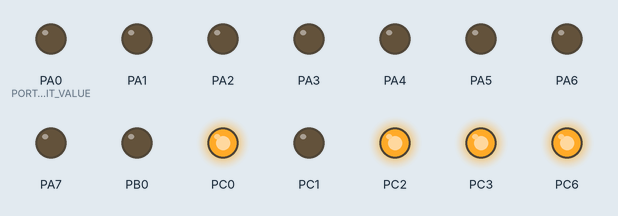
The program below on a simulated ATmega32, built with avr-gcc and emulated at 8 MHz. Parts: output pins drawn as LEDs (lit = HIGH). Pins used as bus, display or sensor lines are not drawn. At 0.1 s the program stops and its outputs stay as they are.

Above: at 0.1 s.
Timing chart, 0 to 1.6 s (numbered marks = the images above):
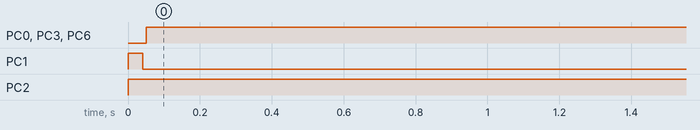

Measured:
- by itself, PC0, PC3, PC6: LOW → HIGH at 0.05 s
- by itself, PC1: LOW → HIGH at 0.00 s, → LOW 0.04 s later
- by itself, PC2: LOW → HIGH at 0.00 s

The program:

main.c
```c
#include "STD_TYPES.h"
#include "BIT_MATH.h"
#include "DIO_interface.h"
#include "CLCD.h"
#include "PORT_interface.h"


void CLCD_voidGoToRowCol(u8 copy_u8Row,u8 copy_u8Col)
{
	u8 Local_u8Address;
	if (copy_u8Row==0)  /*This mean you are in first line*/
	{
		Local_u8Address =copy_u8Col;
	}
	else if (copy_u8Row==1) /*This mean you are in second line*/
	{
		Local_u8Address = 	copy_u8Col + 0x40;
	}
	/*Send command to MC to write instructions*/
	CLCD_uint8SendCommand(Local_u8Address+128);/*+128 because we want to set the 2^7 bit and 128 equal to 10000000 by binary*/
}

void main(void)
{

	PORT_voidInit();
	CLCD_voidInit();

	CLCD_voidGoToRowCol(0,0);
	CLCD_uint8SendData('M');


	while(1)
	{

	}


}
```

CLCD.c
```c
#include "CLCD.h"
#include "DIO_interface.h"
#include <util/delay.h>


void CLCD_voidInit(void)
{
	_delay_ms(40);
	CLCD_uint8SendCommand(CLCD_2Lines_F5x7);
	CLCD_uint8SendCommand(CLCD_Cursor_OFF);
	CLCD_uint8SendCommand(1);


}
CLCD_State CLCD_uint8SendData(uint8_t copy_uint8Data)
{
	/*  RS ---> 1 to send data*/
	DIO_u8SetPinValue(CLCD_CTRLPort,CLCD_RS_PIN,DIO_u8PIN_HIGH);
	/* CLR RW PIN*/
	DIO_u8SetPinValue(CLCD_CTRLPort,CLCD_RW_PIN,DIO_u8PIN_LOW);
	/*Display data on CGRAM*/
	DIO_u8SetPortValue(CLCD_DataPort,copy_uint8Data);
	/*Enable Pulse*/
//	DIO_u8SetPinValue(CLCD_CTRLPort,CLCD_E_PIN,DIO_u8PIN_LOW);
	DIO_u8SetPinValue(CLCD_CTRLPort,CLCD_E_PIN,DIO_u8PIN_HIGH);
	_delay_ms(2);
	DIO_u8SetPinValue(CLCD_CTRLPort,CLCD_E_PIN,DIO_u8PIN_LOW);
	return CLCD_NoError;
}
CLCD_State CLCD_uint8SendCommand(uint8_t copy_uint8Commend)
{


	/*  RS ---> 0 to send data*/
		DIO_u8SetPinValue(CLCD_CTRLPort,CLCD_RS_PIN,DIO_u8PIN_LOW);
		/* CLR RW PIN*/
		DIO_u8SetPinValue(CLCD_CTRLPort,CLCD_RW_PIN,DIO_u8PIN_LOW);
		/*send commend on CGRAM*/
		DIO_u8SetPortValue(CLCD_DataPort,copy_uint8Commend);
		/*Enable Pulse*/
//		DIO_u8SetPinValue(CLCD_CTRLPort,CLCD_E_PIN,DIO_u8PIN_LOW);
		DIO_u8SetPinValue(CLCD_CTRLPort,CLCD_E_PIN,DIO_u8PIN_HIGH);
		_delay_ms(2);
		DIO_u8SetPinValue(CLCD_CTRLPort,CLCD_E_PIN,DIO_u8PIN_LOW);
		return CLCD_NoError;
}
```

CLCD.h
```c
/*
 * *****************Author : Mustafa Hafez*************
 * ******************Component: CLCD*******************
 * *******************Version: V1.0********************
 * */


#ifndef CLCD_H
#define CLCD_H

#include "DIO_interface.h"

typedef unsigned char  uint8_t;


/*-------------CLCD PINS------------------*/

#define CLCD_DataPort	DIO_u8PORTC

#define CLCD_CTRLPort	DIO_u8PORTD
#define CLCD_RS_PIN		DIO_u8PIN0
#define CLCD_RW_PIN		DIO_u8PIN1
#define CLCD_E_PIN		DIO_u8PIN2

/*----------------------------------------*/


/*-------------CLCD OPTIONS------------------*/

#define CLCD_2Lines_F5x7		    0b00111000
#define CLCD_2Lines_F5x10		    0b00111100
#define CLCD_1Lines_F5x7		    0b00110000
#define CLCD_1Lines_F5x10		    0b00110100

#define CLCD_Cursor_ON_BLINK	    0b00001111
#define CLCD_Cursor_ON_No_BLINK	    0b00001110
#define CLCD_Cursor_OFF			    0b00001100


/*----------------------------------------*/


typedef enum {
	CLCD_NoError,
	CLCD_InitError,
	CLCD_CommendError,
	CLCD_DataError
}CLCD_State;


void CLCD_voidInit(void);
CLCD_State CLCD_uint8SendData(uint8_t copy_uint8Data);
CLCD_State CLCD_uint8SendCommand(uint8_t copy_uint8Commend);


#endif
```

BIT_MATH.h
```c
#ifndef _BIT_MATH_H
#define _BIT_MATH_H

#define SET_BIT(VAR,BITNO) (VAR) |=  (1 << (BITNO))
#define CLR_BIT(VAR,BITNO) (VAR) &= ~(1 << (BITNO))
#define TOG_BIT(VAR,BITNO) (VAR) ^=  (1 << (BITNO))
#define GET_BIT(VAR,BITNO) (((VAR) >> (BITNO)) & 0x01)


#endif
```

DIO_config.h
```c

```

DIO_interface.h
```c
/***********************************************************************************************////////////
/***********************************************************************************************//////////
/**********************************    Author:  Mustafa Hafez    *******************************////////
/**********************************    Layer:   MCAL             *******************************//////
/**********************************    SWC:     DIO              *******************************////
/**********************************    Version: 1.0              *******************************///

#ifndef DIO_INTERFACE_H_
#define DIO_INTERFACE_H_

#include "STD_TYPES.h"
/*set pin direction*/
#define DIO_u8PIN_OUTPUT 1
#define DIO_u8PIN_INPUT  0


/*set port as input or output*/
#define DIO_u8PORT_OUTPUT 0xFF
#define DIO_u8PORT_INPUT  0x00


/*set pin value*/
#define DIO_u8PIN_HIGH  1
#define DIO_u8PIN_LOW   0

/*set port as high or low*/

#define DIO_u8PORT_HIGH  0xFF
#define DIO_u8PORT_LOW   0x00

/*SET PORT*/

#define DIO_u8PORTA     0
#define DIO_u8PORTB     1
#define DIO_u8PORTC     2
#define DIO_u8PORTD     3

#define DIO_u8PIN0      0
#define DIO_u8PIN1      1
#define DIO_u8PIN2      2
#define DIO_u8PIN3      3
#define DIO_u8PIN4      4
#define DIO_u8PIN5      5
#define DIO_u8PIN6      6
#define DIO_u8PIN7      7


u8 DIO_u8SetPinDirecton(u8 copy_u8Port,u8 copy_u8Pin,u8 copy_u8Direction);
u8 DIO_u8SetPortDirecton(u8 copy_u8Port,u8 copy_u8Direction);


u8 DIO_u8SetPinValue(u8 copy_u8Port,u8 copy_u8Pin,u8 copy_u8Value);
u8 DIO_u8SetPortValue(u8 copy_u8Port,u8 copy_u8Value);

u8 DIO_u8GetPinValue(u8 copy_u8Port,u8 copy_u8Pin,u8* copy_pu8Value);


#endif
```

DIO_private.h
```c

```

DIO_program.c
```c
#include "STD_TYPES.h"
#include "BIT_MATH.h"
#include "DIO_config.h"
#include "DIO_interface.h"
#include "DIO_private.h"
#include "DIO_register.h"


u8 DIO_u8SetPinDirecton(u8 copy_u8Port,u8 copy_u8Pin,u8 copy_u8Direction)
{
	u8 Local_u8ErorrState=0;

	if (copy_u8Pin<=7)
	{
		if (copy_u8Direction== DIO_u8PIN_INPUT)
		{
			switch(copy_u8Port)
			{
			case DIO_u8PORTA: CLR_BIT(DDRA,copy_u8Pin);break;
			case DIO_u8PORTB: CLR_BIT(DDRB,copy_u8Pin);break;
			case DIO_u8PORTC: CLR_BIT(DDRC,copy_u8Pin);break;
			case DIO_u8PORTD: CLR_BIT(DDRD,copy_u8Pin);break;
			default: Local_u8ErorrState =1;
			}
		}
		else if(copy_u8Direction==DIO_u8PIN_OUTPUT)
		{
			switch(copy_u8Port)
			{
			case DIO_u8PORTA: SET_BIT(DDRA,copy_u8Pin);break;
			case DIO_u8PORTB: SET_BIT(DDRB,copy_u8Pin);break;
			case DIO_u8PORTC: SET_BIT(DDRC,copy_u8Pin);break;
			case DIO_u8PORTD: SET_BIT(DDRD,copy_u8Pin);break;
			default: Local_u8ErorrState =1;
			}
		}
		else
		{
			Local_u8ErorrState = 1;
		}
	}
	else
	{
		Local_u8ErorrState = 1;
	}

	return Local_u8ErorrState;
}
/*________________________________________________________________________*/
u8 DIO_u8SetPortDirecton(u8 copy_u8Port,u8 copy_u8Direction)
{
	u8 Local_u8ErorrState=0;
	switch(copy_u8Port)
	{
	case DIO_u8PORTA: DDRA =copy_u8Direction;break;
	case DIO_u8PORTB: DDRB =copy_u8Direction;break;
	case DIO_u8PORTC: DDRC =copy_u8Direction;break;
	case DIO_u8PORTD: DDRD =copy_u8Direction;break;
	default: Local_u8ErorrState=1;
	}

	return Local_u8ErorrState;

}

/*________________________________________________________________________*/

u8 DIO_u8SetPinValue(u8 copy_u8Port,u8 copy_u8Pin,u8 copy_u8Value)
{
	u8 Local_u8ErorrState=0;
	if(copy_u8Pin<=7)
	{
		if(copy_u8Value==DIO_u8PIN_LOW)
		{
			switch(copy_u8Port)
			{
			case DIO_u8PORTA: CLR_BIT(PORTA,copy_u8Pin);break;
			case DIO_u8PORTB: CLR_BIT(PORTB,copy_u8Pin);break;
			case DIO_u8PORTC: CLR_BIT(PORTC,copy_u8Pin);break;
			case DIO_u8PORTD: CLR_BIT(PORTD,copy_u8Pin);break;
			default: Local_u8ErorrState =1;
			}
		}
		else if (copy_u8Value==DIO_u8PIN_HIGH)
		{
			switch(copy_u8Port)
			{
			case DIO_u8PORTA: SET_BIT(PORTA,copy_u8Pin);break;
			case DIO_u8PORTB: SET_BIT(PORTB,copy_u8Pin);break;
			case DIO_u8PORTC: SET_BIT(PORTC,copy_u8Pin);break;
			case DIO_u8PORTD: SET_BIT(PORTD,copy_u8Pin);break;
			default: Local_u8ErorrState =1;
			}
		}
		else
		{
			Local_u8ErorrState =1;
		}

	}
	else
	{
		Local_u8ErorrState = 1;
	}


	return Local_u8ErorrState;
}
/*_______________________________________________________________________*/
u8 DIO_u8SetPortValue(u8 copy_u8Port,u8 copy_u8Value)
{
	u8 Local_u8ErorrState=0;
		switch(copy_u8Port)
		{
		case DIO_u8PORTA: PORTA =copy_u8Value;break;
		case DIO_u8PORTB: PORTB =copy_u8Value;break;
		case DIO_u8PORTC: PORTC =copy_u8Value;break;
		case DIO_u8PORTD: PORTD =copy_u8Value;break;
		default: Local_u8ErorrState=1;
		}

		return Local_u8ErorrState;

}

u8 DIO_u8GetPinValue(u8 copy_u8Port,u8 copy_u8Pin,u8* copy_pu8Value)
{
u8 Local_u8ErorrState=0;
if(copy_u8Pin<=DIO_u8PIN7 && *copy_pu8Value!=NULL)
{
	switch(copy_u8Port)
	{
	case DIO_u8PORTA:*copy_pu8Value = GET_BIT(PINA,copy_u8Pin);break;
	case DIO_u8PORTB:*copy_pu8Value = GET_BIT(PINB,copy_u8Pin);break;
	case DIO_u8PORTC:*copy_pu8Value = GET_BIT(PINC,copy_u8Pin);break;
	case DIO_u8PORTD:*copy_pu8Value = GET_BIT(PIND,copy_u8Pin);break;
	default: Local_u8ErorrState=1;
	}
}
else
{
	Local_u8ErorrState = 1;
}
return Local_u8ErorrState;

}
```

DIO_register.h
```c
/***********************************************************************************************////////////
/***********************************************************************************************//////////
/**********************************    Author:  Mustafa Hafez    *******************************////////
/**********************************    Layer:   MCAL             *******************************//////
/**********************************    SWC:     DIO              *******************************////
/**********************************    Version: 1.0              *******************************///
/***********************************************************************************************/

#ifndef DIO_REGISTER_H_
#define DIO_REGISTER_H_


#define  PORTA  			*((volatile u8*) 0X3B  )
#define  DDRA  				*((volatile u8*) 0X3A  )
#define  PINA 				*((volatile u8*) 0X39  )


#define  PORTB 				*((volatile u8*) 0X38  )
#define  DDRB 				*((volatile u8*) 0X37  )
#define  PINB  				*((volatile u8*) 0X36  )


#define  PORTC  			*((volatile u8*) 0X35  )
#define  DDRC  				*((volatile u8*) 0X34  )
#define  PINC  				*((volatile u8*) 0X33  )


#define  PORTD  			*((volatile u8*) 0X32  )
#define  DDRD  				*((volatile u8*) 0X31  )
#define  PIND  				*((volatile u8*) 0X30  )


#endif
```

PORT_config.h
```c
/***********************************************************************************************////////////
/***********************************************************************************************//////////
/**********************************    Author:  Mustafa Hafez    *******************************////////
/**********************************    Layer:   MCAL             *******************************//////
/**********************************    SWC:     PORT              *******************************////
/**********************************    Version: 1.0              *******************************///

#ifndef PORT_CONFIG_H_
#define	PORT_CONFIG_H_

#define INPUT				   0
#define OUTPUT				   1


#define PORTA_PIN0_DIR         OUTPUT
#define PORTA_PIN1_DIR         OUTPUT
#define PORTA_PIN2_DIR         OUTPUT
#define PORTA_PIN3_DIR         OUTPUT
#define PORTA_PIN4_DIR         OUTPUT
#define PORTA_PIN5_DIR         OUTPUT
#define PORTA_PIN6_DIR         OUTPUT
#define PORTA_PIN7_DIR         OUTPUT

/*CLCD*/
#define PORTB_PIN0_DIR         OUTPUT
#define PORTB_PIN1_DIR         OUTPUT
#define PORTB_PIN2_DIR         OUTPUT
#define PORTB_PIN3_DIR         OUTPUT
#define PORTB_PIN4_DIR         OUTPUT
#define PORTB_PIN5_DIR         OUTPUT
#define PORTB_PIN6_DIR         OUTPUT
#define PORTB_PIN7_DIR         OUTPUT


#define PORTC_PIN0_DIR         OUTPUT
#define PORTC_PIN1_DIR         OUTPUT
#define PORTC_PIN2_DIR         OUTPUT
#define PORTC_PIN3_DIR         OUTPUT
#define PORTC_PIN4_DIR         OUTPUT
#define PORTC_PIN5_DIR         OUTPUT
#define PORTC_PIN6_DIR         OUTPUT
#define PORTC_PIN7_DIR         OUTPUT

/*RX --> PD0 --> Input
 *TX --> PD1 --> Output */


#define PORTD_PIN0_DIR         OUTPUT
#define PORTD_PIN1_DIR         OUTPUT
#define PORTD_PIN2_DIR         OUTPUT
#define PORTD_PIN3_DIR         OUTPUT
#define PORTD_PIN4_DIR         OUTPUT
#define PORTD_PIN5_DIR         OUTPUT
#define PORTD_PIN6_DIR         OUTPUT
#define PORTD_PIN7_DIR         OUTPUT

/* If DDR is input Then, 0 for floating But 1 for pulled-up*/
/* If DDR is output Then, 0 for Low But 1 for High        */

#define PORTA_PIN0_INIT_VALUE    0
#define PORTA_PIN1_INIT_VALUE    0
#define PORTA_PIN2_INIT_VALUE    0
#define PORTA_PIN3_INIT_VALUE    0
#define PORTA_PIN4_INIT_VALUE    0
#define PORTA_PIN5_INIT_VALUE    0
#define PORTA_PIN6_INIT_VALUE    0
#define PORTA_PIN7_INIT_VALUE    0


#define PORTB_PIN0_INIT_VALUE    0
#define PORTB_PIN1_INIT_VALUE    0
#define PORTB_PIN2_INIT_VALUE    0
#define PORTB_PIN3_INIT_VALUE    0
#define PORTB_PIN4_INIT_VALUE    0
#define PORTB_PIN5_INIT_VALUE    0
#define PORTB_PIN6_INIT_VALUE    0
#define PORTB_PIN7_INIT_VALUE    0


#define PORTC_PIN0_INIT_VALUE    0
#define PORTC_PIN1_INIT_VALUE    1
#define PORTC_PIN2_INIT_VALUE    1
#define PORTC_PIN3_INIT_VALUE    0
#define PORTC_PIN4_INIT_VALUE    0
#define PORTC_PIN5_INIT_VALUE    0
#define PORTC_PIN6_INIT_VALUE    0
#define PORTC_PIN7_INIT_VALUE    0


#define PORTD_PIN0_INIT_VALUE    0
#define PORTD_PIN1_INIT_VALUE    0
#define PORTD_PIN2_INIT_VALUE    0
#define PORTD_PIN3_INIT_VALUE    0
#define PORTD_PIN4_INIT_VALUE    0
#define PORTD_PIN5_INIT_VALUE    0
#define PORTD_PIN6_INIT_VALUE    0
#define PORTD_PIN7_INIT_VALUE    0


#endif
```

PORT_interface.h
```c
/***********************************************************************************************////////////
/***********************************************************************************************//////////
/**********************************    Author:  Mustafa Hafez    *******************************////////
/**********************************    Layer:   MCAL             *******************************//////
/**********************************    SWC:     PORT              *******************************////
/**********************************    Version: 1.0              *******************************///

#ifndef PORT_INTERFACE_H_
#define	PORT_INTERFACE_H_


void PORT_voidInit(void);


#endif
```

PORT_private.h
```c
/***********************************************************************************************////////////
/***********************************************************************************************//////////
/**********************************    Author:  Mustafa Hafez    *******************************////////
/**********************************    Layer:   MCAL             *******************************//////
/**********************************    SWC:     PORT              *******************************////
/**********************************    Version: 1.0              *******************************///

#ifndef PORT_PRIVATE_H_
#define	PORT_PRIVATE_H_

#define CONC(b7,b6,b5,b4,b3,b2,b1,b0)			CONC_HELPER(b7,b6,b5,b4,b3,b2,b1,b0)

#define CONC_HELPER(b7,b6,b5,b4,b3,b2,b1,b0)	0b##b0##b1##b2##b3##b4##b5##b6##b7

#define PORTA_DIR								CONC(PORTA_PIN0_DIR,PORTA_PIN1_DIR,PORTA_PIN2_DIR,PORTA_PIN3_DIR,PORTA_PIN4_DIR,PORTA_PIN5_DIR,PORTA_PIN6_DIR,PORTA_PIN7_DIR)
#define PORTB_DIR								CONC(PORTB_PIN0_DIR,PORTB_PIN1_DIR,PORTB_PIN2_DIR,PORTB_PIN3_DIR,PORTB_PIN4_DIR,PORTB_PIN5_DIR,PORTB_PIN6_DIR,PORTB_PIN7_DIR)
#define PORTC_DIR								CONC(PORTC_PIN0_DIR,PORTC_PIN1_DIR,PORTC_PIN2_DIR,PORTC_PIN3_DIR,PORTC_PIN4_DIR,PORTC_PIN5_DIR,PORTC_PIN6_DIR,PORTC_PIN7_DIR)
#define PORTD_DIR								CONC(PORTD_PIN0_DIR,PORTD_PIN1_DIR,PORTD_PIN2_DIR,PORTD_PIN3_DIR,PORTD_PIN4_DIR,PORTD_PIN5_DIR,PORTD_PIN6_DIR,PORTD_PIN7_DIR)


#define PORTA_INIT_VALUE						CONC(PORTA_PIN0_INIT_VALUE,PORTA_PIN1_INIT_VALUE,PORTA_PIN2_INIT_VALUE,PORTA_PIN3_INIT_VALUE,PORTA_PIN4_INIT_VALUE,PORTA_PIN5_INIT_VALUE,PORTA_PIN6_INIT_VALUE,PORTA_PIN7_INIT_VALUE)
#define PORTB_INIT_VALUE						CONC(PORTB_PIN0_INIT_VALUE,PORTB_PIN1_INIT_VALUE,PORTB_PIN2_INIT_VALUE,PORTB_PIN3_INIT_VALUE,PORTB_PIN4_INIT_VALUE,PORTB_PIN5_INIT_VALUE,PORTB_PIN6_INIT_VALUE,PORTB_PIN7_INIT_VALUE)
#define PORTC_INIT_VALUE						CONC(PORTC_PIN0_INIT_VALUE,PORTC_PIN1_INIT_VALUE,PORTC_PIN2_INIT_VALUE,PORTC_PIN3_INIT_VALUE,PORTC_PIN4_INIT_VALUE,PORTC_PIN5_INIT_VALUE,PORTC_PIN6_INIT_VALUE,PORTC_PIN7_INIT_VALUE)
#define PORTD_INIT_VALUE						CONC(PORTD_PIN0_INIT_VALUE,PORTD_PIN1_INIT_VALUE,PORTD_PIN2_INIT_VALUE,PORTD_PIN3_INIT_VALUE,PORTD_PIN4_INIT_VALUE,PORTD_PIN5_INIT_VALUE,PORTD_PIN6_INIT_VALUE,PORTD_PIN7_INIT_VALUE)


#endif
```

PORT_program.c
```c
#include "STD_TYPES.h"
#include "PORT_config.h"
#include "PORT_interface.h"
#include "PORT_private.h"
#include "PORT_register.h"


void PORT_voidInit(void)
{


	DDRA = PORTA_DIR;
	DDRB = PORTB_DIR;
	DDRC = PORTC_DIR;
	DDRD = PORTD_DIR;

	PORTA = PORTA_INIT_VALUE;
	PORTB = PORTB_INIT_VALUE;
	PORTC = PORTC_INIT_VALUE;
	PORTD = PORTD_INIT_VALUE;


}
```

PORT_register.h
```c
/***********************************************************************************************////////////
/***********************************************************************************************//////////
/**********************************    Author:  Mustafa Hafez    *******************************////////
/**********************************    Layer:   MCAL             *******************************//////
/**********************************    SWC:     PORT              *******************************////
/**********************************    Version: 1.0              *******************************///

#ifndef PORT_REGISTER_H_
#define	PORT_REGISTER_H_


#define  DDRA  				*((volatile u8*) 0X3A  )
#define  DDRB 				*((volatile u8*) 0X37  )
#define  DDRC  				*((volatile u8*) 0X34  )
#define  DDRD  				*((volatile u8*) 0X31  )


#define  PORTA  			*((volatile u8*) 0X3B  )
#define  PORTB 				*((volatile u8*) 0X38  )
#define  PORTC  			*((volatile u8*) 0X35  )
#define  PORTD  			*((volatile u8*) 0X32  )


#endif
```

STD_TYPES.h
```c
#ifndef _STD_TYPES_H
#define _STD_TYPES_H

typedef unsigned char u8;
typedef unsigned short int u16;
typedef unsigned long  int u32;

typedef signed char s8;
typedef signed short int s16;
typedef signed long  int s32;

typedef float  f32;
typedef double f64;

#define NULL            ((void*)0)


#endif
```
